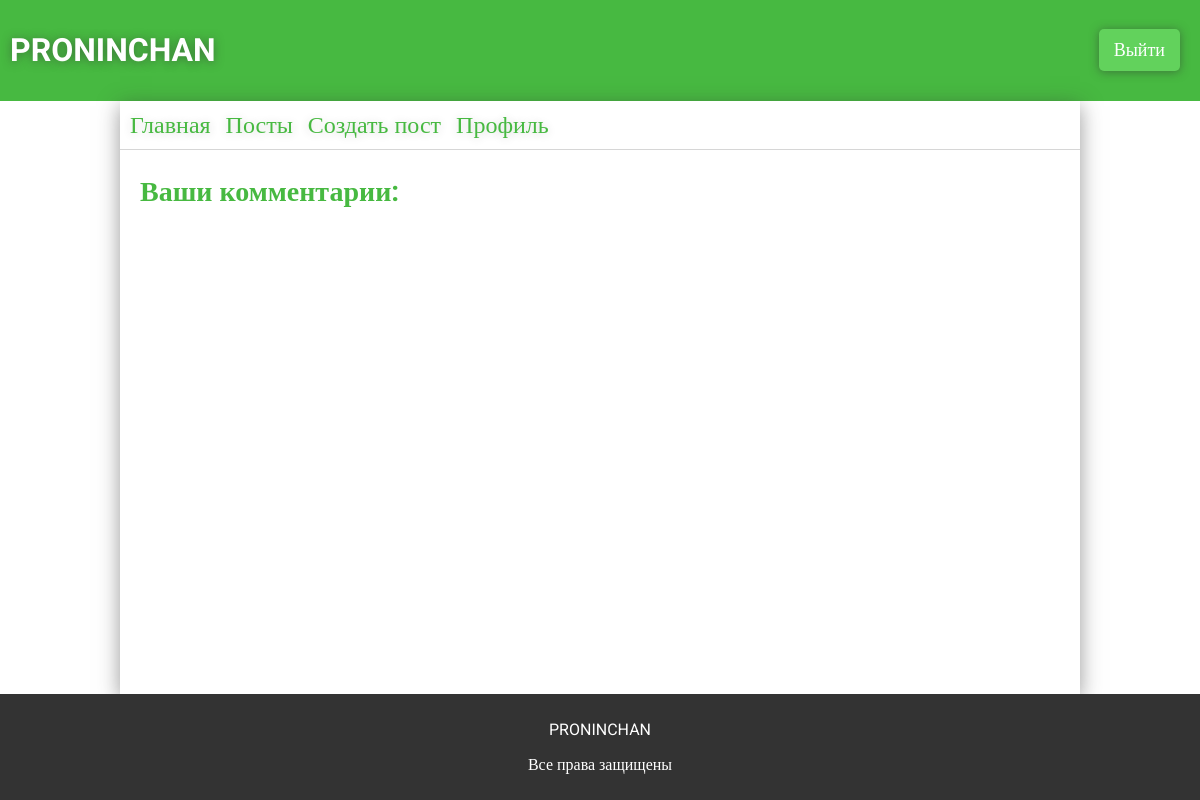
/user_comments (signed in), run on an earlier commit of the app's database.
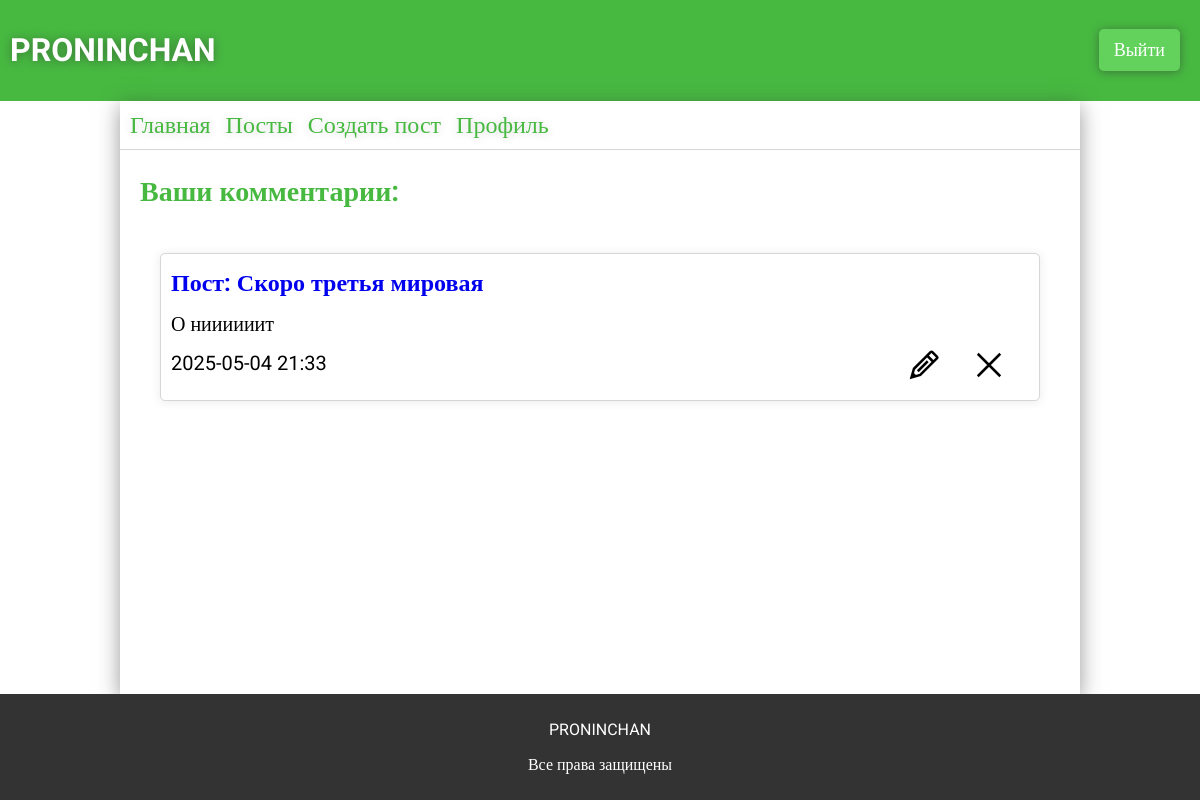
And on a later commit of the database.
### app.py (models this page shows)
class ForumComments(db.Model):
    __tablename__ = 'forum_comments'
    id = db.Column(db.Integer, primary_key=True)
    user_id = db.Column(db.Integer, db.ForeignKey('users.id'), nullable=False)
    text = db.Column(db.Text, nullable=False)
    created_at = db.Column(db.DateTime, default=datetime.now)
    post_id = db.Column(db.Integer, db.ForeignKey('forum_posts.id'), nullable=False)
    user = db.relationship("Users", backref="comments")
    post = db.relationship('ForumPosts', backref='comments')

class ForumPosts(db.Model):
    __tablename__ = 'forum_posts'
    id = db.Column(db.Integer, primary_key=True)
    user_id = db.Column(db.Integer, db.ForeignKey('users.id'), nullable=False)
    theme = db.Column(db.String(124), nullable=False)
    text = db.Column(db.Text, nullable=False)
    section_id = db.Column(db.Integer, db.ForeignKey('forum_sections.id'), nullable=False)
    category_id = db.Column(db.Integer, db.ForeignKey('forum_categories.id'), nullable=False)
    created_at = db.Column(db.DateTime, default=datetime.now)
    user = db.relationship("Users", backref="posts")
    sections = db.relationship("ForumSections")
    categories = db.relationship("ForumCategory")

### app.py (the view)
@app.route('/user_comments')
def user_comments():
    if 'user' in session:
        user_comments = ForumComments.query.filter_by(user_id=session['user']).order_by(ForumComments.created_at.desc()).all()
        return render_template('user_comments.html', comments=user_comments)
    return render_template('profile.html')

### templates/user_comments.html (shortened to what this page needs)
{% extends 'base.html' %}
{% block main %}
<link rel="stylesheet" href="{{ url_for('static', filename='css/profile.css') }}">
{% if session['user'] %}
<div class="commentsposts">
    <p>Ваши комментарии:</p>
    <div class="commentsposts-container">
        {% for comment in comments %}
        <div class="commentsposts-container-post" id="comment-{{comment.id}}">
            <div class="commentsposts-container-post-edit">
                <img src="../static/img/Edit.svg" alt="" class="edit-comment">
                <img src="../static/img/Close.svg" alt="" class="delete-comment" data-comment-id="{{comment.id}}">
            </div>
            <a href="{{url_for('post', post=comment.post_id)}}">Пост: {{comment.post.theme}}</a>
            <p>{{comment.text | truncate(100, True, '...')}}</p>
            <p>{{comment.created_at.strftime('%Y-%m-%d %H:%M')}}</p>
        </div>
        {% endfor %}
    </div>
</div>
{% else %}
    <div class="login">
        <h2>Войдите в аккаунт</h2>
    </div>
{% endif %}
{% endblock %}

What changed in the data, as far as the page shows it:
added ForumComments: post.theme "Скоро третья мировая", text "О ниииииит", created_at "2025-05-04 21:33"
